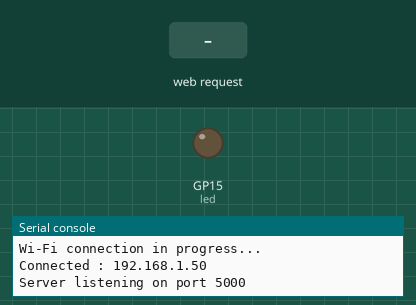
Recording of a program running on a simulated Raspberry Pi Pico running MicroPython. On the bench: output pins drawn as LEDs (lit = HIGH), the last lines printed to the serial console. The inputs (shaded band) are chosen by the test bench. WiFi joins after 1.5 s; library files of the repository ran but are not shown: bh1750.py.

Above: at 3.3 s.
3.4 s: HTTP request GET /command?mode=on received
At 4.3 s:
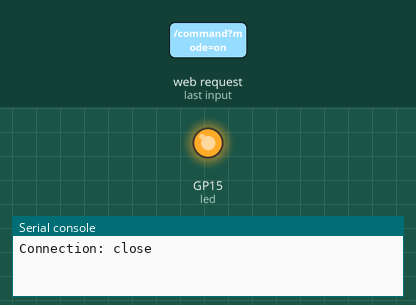
4.9 s: HTTP request GET /command?mode=off received
At 5.4 s:
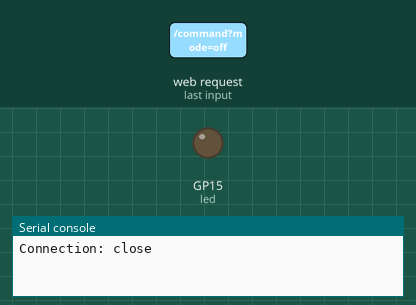
Timing chart, 0 to 7.9 s (numbered marks = the images above; inputs shaded):
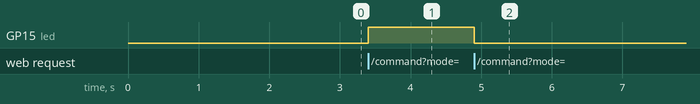

The program:

main.py
```python
import network
import socket
from bh1750 import BH1750
from machine import Pin, I2C
import time

# === LED GPIO ===
led = Pin(15, Pin.OUT)

# === Light Sensor ===
i2c0_sda = Pin(0)
i2c0_scl = Pin(1)
i2c = I2C(0, sda=i2c0_sda, scl=i2c0_scl, freq=400000)
appareil = i2c.scan()
light_sensor = BH1750(0x23, i2c)

# === Wi-Fi Connection ===
ssid = 'YOUR_WIFI_SSID'
password = 'YOUR_WIFI_PASSWORD'

wlan = network.WLAN(network.STA_IF)
wlan.active(True)
wlan.connect(ssid, password)

print("Wi-Fi connection in progress...")
while not wlan.isconnected():
    time.sleep(1)
print("Connected :", wlan.ifconfig()[0])

# === HTTP server ===
addr = socket.getaddrinfo('0.0.0.0', 5000)[0][-1]
s = socket.socket()
s.bind(addr)
s.listen(1)
print("Server listening on port 5000")

while True:
    # === Listening for a request from Raspberry Pi ===
    cl, addr = s.accept()
    print("Client connected from", addr)
    request = cl.recv(1024).decode()
    print("Request received :", request)

    # === Applying the requested mode for the LED ===
    led_mode = "off"
    if "/command?mode=on" in request:
        led.value(1) # turn the light on
        led_mode = "on"

    elif "/command?mode=off" in request:
        led.value(0) # turn the light off
        led_mode = "off"

    elif "/command?mode=auto" in request:
        # Auto = LED ON if the light sensor gives a value under or equal 30
        print("Light_level :",light_sensor.measurement)
        if light_sensor.measurement <= 30:
            led.value(1)
            led_mode = "auto -> ON"
        else:
            led.value(0)
            led_mode = "auto -> OFF"

    cl.send("HTTP/1.1 200 OK\r\nContent-Type: text/plain\r\n\r\n")
    cl.send("LED mode: " + led_mode)
    cl.close()
```

Measured:
- after the input at 3.4 s, GP15 (led): LOW → HIGH at once
- after the input at 4.9 s, GP15 (led): HIGH → LOW at once
